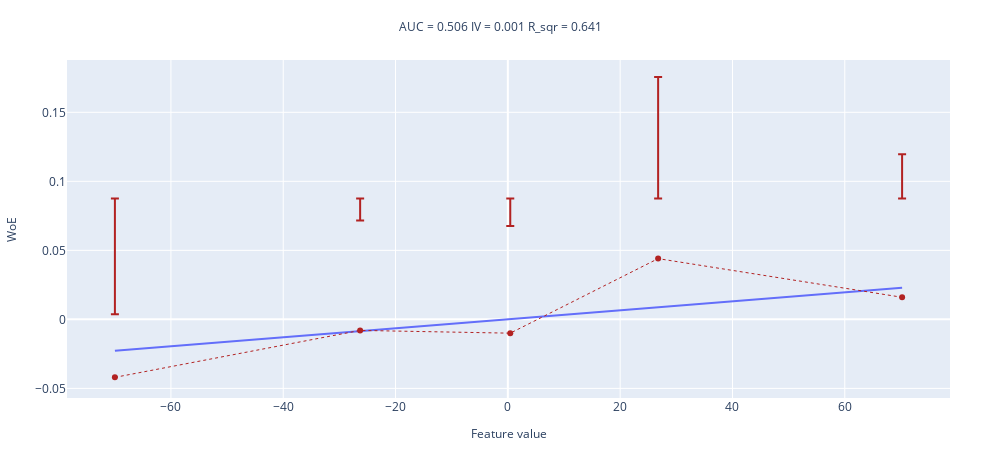

The notebook cell this image was saved under:
### Code cell
sample_size = int(1e4)
noise_std = 50.

df = pd.DataFrame()
y = np.array(sample_size // 2 * [0] + sample_size // 2 * [1])
df['target']  = y

np.random.seed(89)
x = np.concatenate([sps.norm(0, noise_std).rvs(size = sample_size // 2), sps.norm(1, noise_std).rvs(size = sample_size // 2)])
df['feature'] = x

woe_line(values=x, target=y, n_buckets=5)

### Figure 1 — Plotly figure (JSON) as saved in the notebook; plotly's stock layout.template omitted (floating-point values rounded to 4 significant figures)
{"data": [{"mode": "lines", "name": "interpolation_line", "showlegend": false, "type": "scatter", "x": [-69.97, -26.3, 0.4279, 26.76, 70.2], "y": [-0.0228, -0.008572, 0.0001394, 0.008721, 0.02288]}, {"error_y": {"array": [0.04564, 0.07962, 0.07763, 0.1317, 0.1036], "arrayminus": [-0.1296, -0.09562, -0.09763, -0.04364, -0.07163], "symmetric": false, "type": "data"}, "line": {"color": "firebrick", "dash": "dot", "width": 1}, "name": "WoE", "showlegend": false, "type": "scatter", "x": [-69.97, -26.3, 0.4279, 26.76, 70.2], "y": [-0.04201, -0.008, -0.01, 0.04401, 0.016]}], "layout": {"height": 450, "margin": {"b": 50, "l": 50, "r": 50, "t": 60}, "title": {"font": {"size": 12}, "text": "AUC = 0.506 IV = 0.001 R_sqr = 0.641 ", "x": 0.5, "xanchor": "center", "y": 0.95, "yanchor": "top"}, "width": 1000, "xaxis": {"title": {"font": {"size": 12}, "text": "Feature value"}}, "yaxis": {"title": {"font": {"size": 12}, "text": "WoE"}}}}
